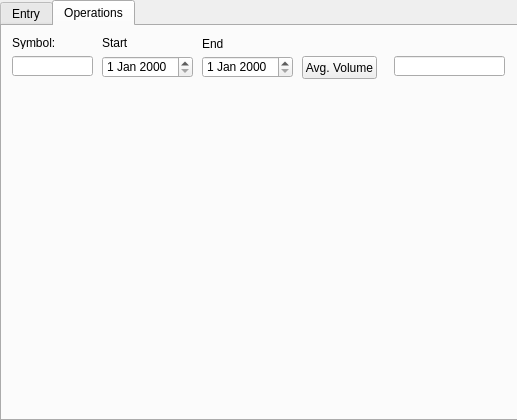
<?xml version="1.0" encoding="UTF-8"?>
<ui version="4.0">
 <class>Form</class>
 <widget class="QWidget" name="Form">
  <property name="geometry">
   <rect>
    <x>0</x>
    <y>0</y>
    <width>517</width>
    <height>420</height>
   </rect>
  </property>
  <property name="windowTitle">
   <string>Database Tool</string>
  </property>
  <widget class="QTabWidget" name="tabWidget">
   <property name="geometry">
    <rect>
     <x>0</x>
     <y>0</y>
     <width>521</width>
     <height>421</height>
    </rect>
   </property>
   <property name="autoFillBackground">
    <bool>false</bool>
   </property>
   <property name="currentIndex">
    <number>1</number>
   </property>
   <widget class="QWidget" name="entry">
    <attribute name="title">
     <string>Entry</string>
    </attribute>
    <widget class="QLabel" name="label">
     <property name="geometry">
      <rect>
       <x>10</x>
       <y>10</y>
       <width>46</width>
       <height>13</height>
      </rect>
     </property>
     <property name="text">
      <string>Symbol:</string>
     </property>
    </widget>
    <widget class="QLineEdit" name="symbolBox">
     <property name="geometry">
      <rect>
       <x>10</x>
       <y>30</y>
       <width>91</width>
       <height>20</height>
      </rect>
     </property>
    </widget>
    <widget class="QLabel" name="label_3">
     <property name="geometry">
      <rect>
       <x>10</x>
       <y>60</y>
       <width>121</width>
       <height>16</height>
      </rect>
     </property>
     <property name="text">
      <string>Time Interval (Minutes):</string>
     </property>
    </widget>
    <widget class="QLineEdit" name="intervalBox">
     <property name="geometry">
      <rect>
       <x>10</x>
       <y>80</y>
       <width>51</width>
       <height>20</height>
      </rect>
     </property>
    </widget>
    <widget class="QLabel" name="label_4">
     <property name="geometry">
      <rect>
       <x>10</x>
       <y>110</y>
       <width>111</width>
       <height>16</height>
      </rect>
     </property>
     <property name="text">
      <string>Time Window (Days):</string>
     </property>
    </widget>
    <widget class="QLineEdit" name="periodBox">
     <property name="geometry">
      <rect>
       <x>10</x>
       <y>130</y>
       <width>51</width>
       <height>20</height>
      </rect>
     </property>
    </widget>
    <widget class="QPushButton" name="build">
     <property name="geometry">
      <rect>
       <x>240</x>
       <y>20</y>
       <width>75</width>
       <height>23</height>
      </rect>
     </property>
     <property name="text">
      <string>Add to DB</string>
     </property>
    </widget>
    <widget class="QTextEdit" name="outputBox">
     <property name="geometry">
      <rect>
       <x>150</x>
       <y>80</y>
       <width>181</width>
       <height>71</height>
      </rect>
     </property>
    </widget>
    <widget class="QLabel" name="label_2">
     <property name="geometry">
      <rect>
       <x>150</x>
       <y>60</y>
       <width>46</width>
       <height>13</height>
      </rect>
     </property>
     <property name="text">
      <string>Output:</string>
     </property>
    </widget>
   </widget>
   <widget class="QWidget" name="ops">
    <attribute name="title">
     <string>Operations</string>
    </attribute>
    <widget class="QPushButton" name="avgVolBtn">
     <property name="geometry">
      <rect>
       <x>300</x>
       <y>30</y>
       <width>75</width>
       <height>23</height>
      </rect>
     </property>
     <property name="text">
      <string>Avg. Volume</string>
     </property>
    </widget>
    <widget class="QLineEdit" name="avgVolSym">
     <property name="geometry">
      <rect>
       <x>10</x>
       <y>30</y>
       <width>81</width>
       <height>20</height>
      </rect>
     </property>
    </widget>
    <widget class="QLabel" name="label_5">
     <property name="geometry">
      <rect>
       <x>10</x>
       <y>10</y>
       <width>46</width>
       <height>13</height>
      </rect>
     </property>
     <property name="text">
      <string>Symbol:</string>
     </property>
    </widget>
    <widget class="QLabel" name="label_6">
     <property name="geometry">
      <rect>
       <x>100</x>
       <y>10</y>
       <width>46</width>
       <height>13</height>
      </rect>
     </property>
     <property name="text">
      <string>Start</string>
     </property>
    </widget>
    <widget class="QLabel" name="label_7">
     <property name="geometry">
      <rect>
       <x>200</x>
       <y>10</y>
       <width>31</width>
       <height>16</height>
      </rect>
     </property>
     <property name="text">
      <string>End</string>
     </property>
    </widget>
    <widget class="QDateEdit" name="avgVolStart">
     <property name="geometry">
      <rect>
       <x>100</x>
       <y>30</y>
       <width>91</width>
       <height>22</height>
      </rect>
     </property>
    </widget>
    <widget class="QDateEdit" name="avgVolEnd">
     <property name="geometry">
      <rect>
       <x>200</x>
       <y>30</y>
       <width>91</width>
       <height>22</height>
      </rect>
     </property>
    </widget>
    <widget class="QLineEdit" name="avgVolOut">
     <property name="geometry">
      <rect>
       <x>392</x>
       <y>30</y>
       <width>111</width>
       <height>20</height>
      </rect>
     </property>
    </widget>
   </widget>
  </widget>
 </widget>
 <resources/>
 <connections/>
</ui>
